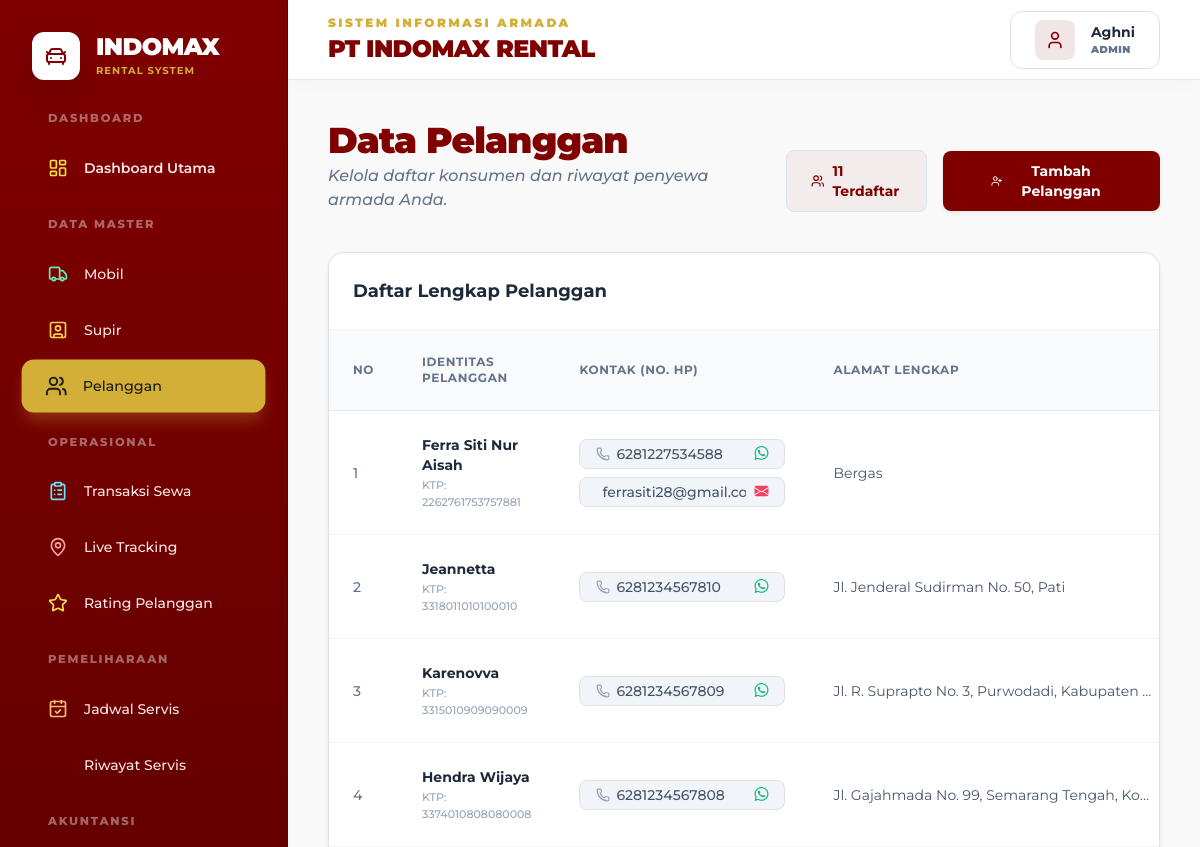
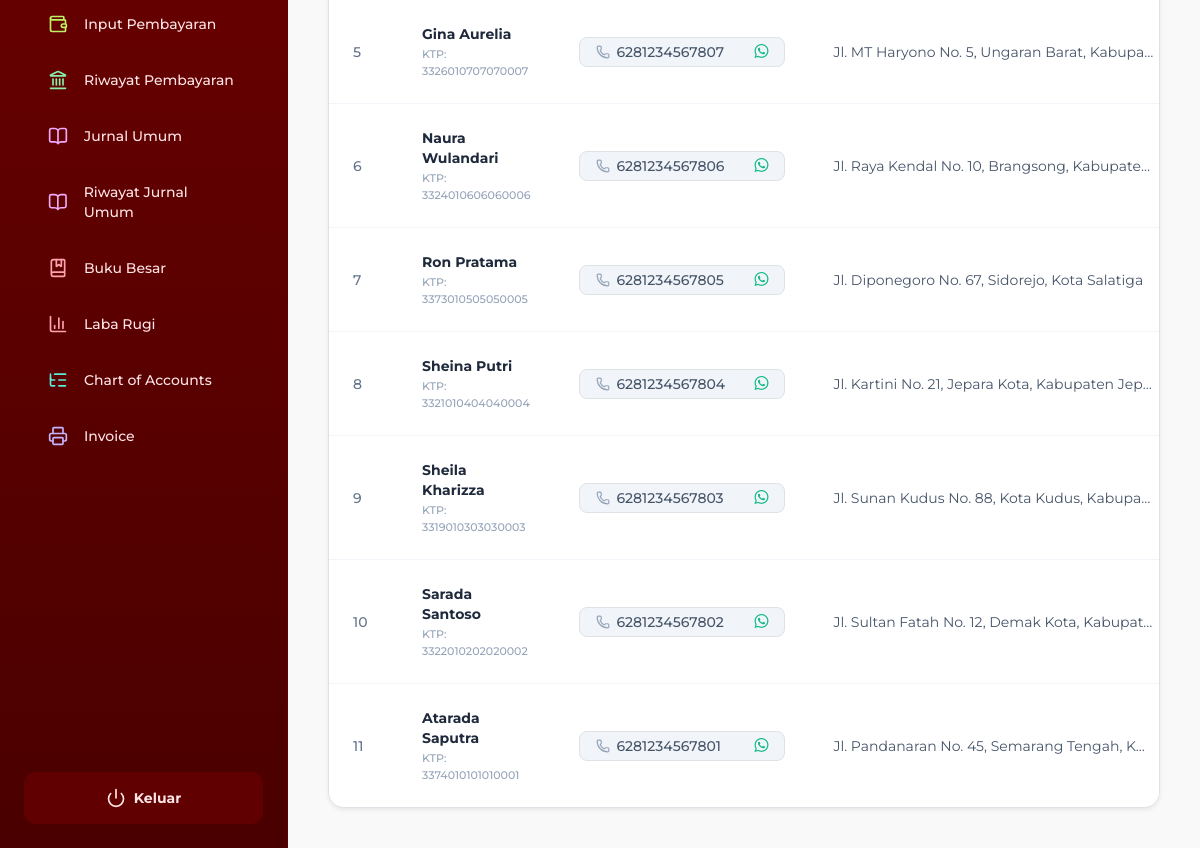
/Admin/pelanggan.php (signed in), run on an earlier commit of the app's database (2 pictures, top to bottom).
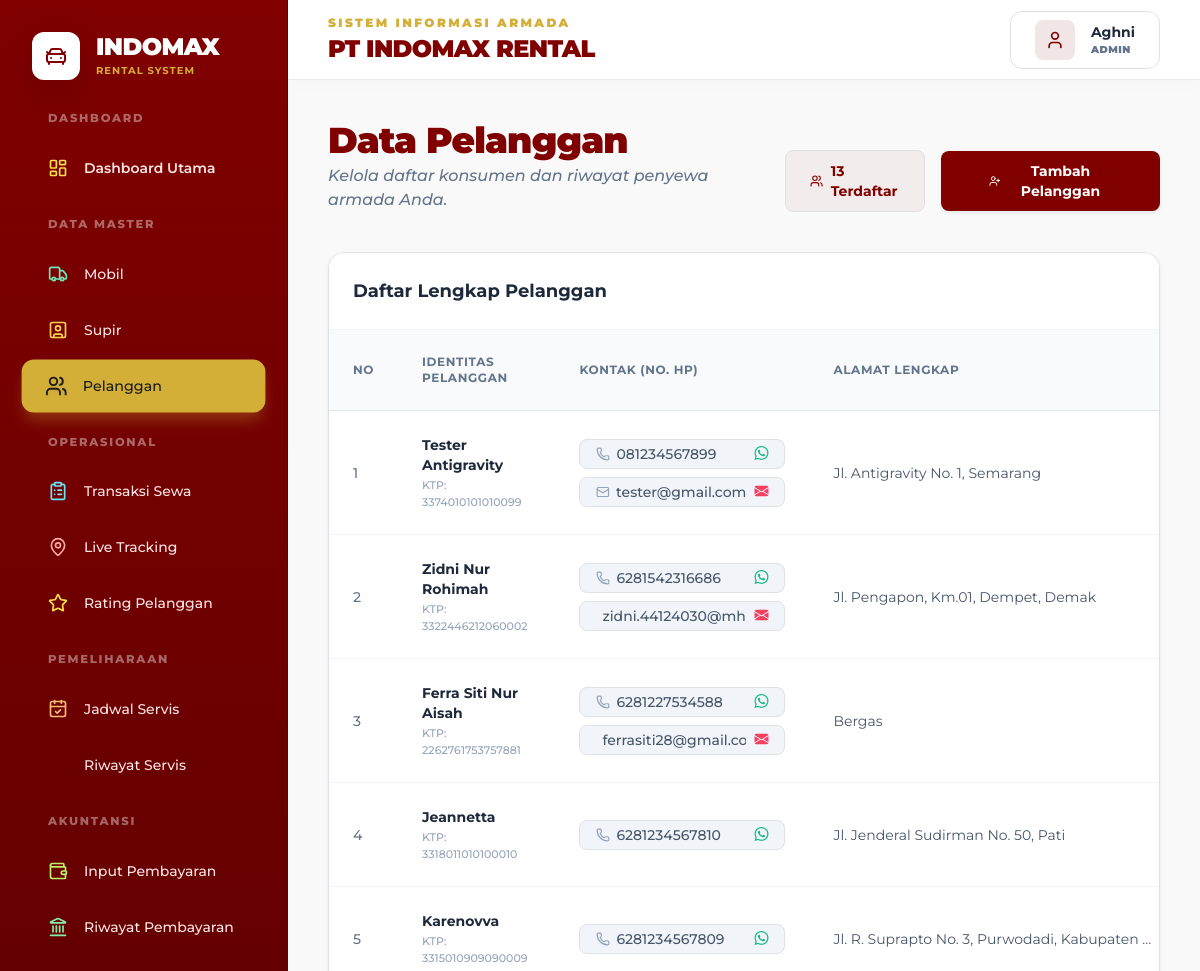
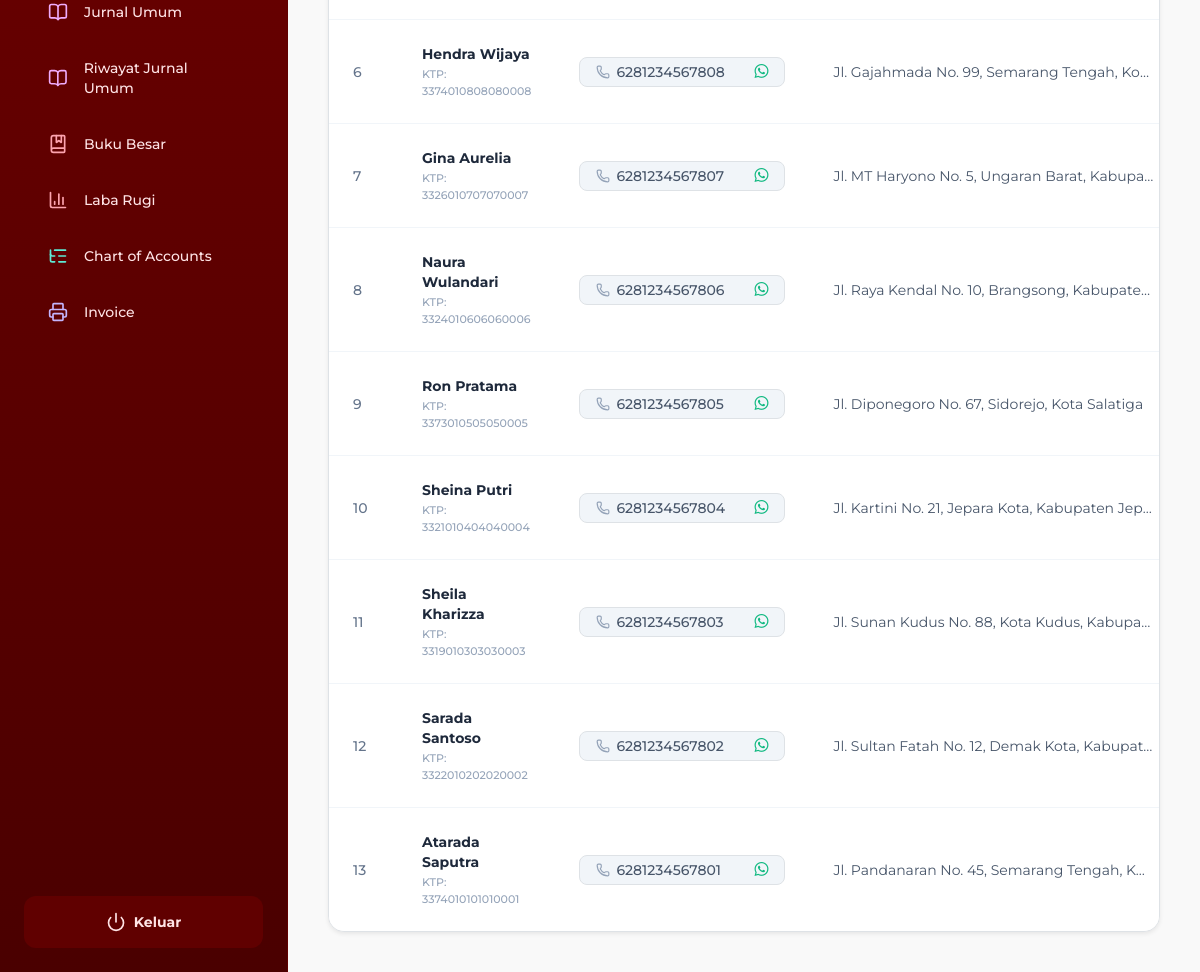
And on a later commit of the database (2 pictures, top to bottom).
### tables this page shows
CREATE TABLE `pelanggan` (
  `id_pelanggan` int(11) NOT NULL,
  `nama` varchar(100) DEFAULT NULL,
  `email` varchar(150) DEFAULT NULL,
  `username` varchar(50) NOT NULL,
  `password` varchar(255) NOT NULL,
  `alamat` text DEFAULT NULL,
  `no_telp` varchar(15) DEFAULT NULL,
  `no_ktp` varchar(20) DEFAULT NULL,
  `foto_ktp` varchar(255) DEFAULT NULL,
  `foto_sim` varchar(255) DEFAULT NULL,
  `status_verifikasi` varchar(50) DEFAULT 'belum_verifikasi'
);

### Admin/pelanggan.php (the view, shortened to what the changed rows need)
<?php
include 'navbar.php';
include 'koneksi.php';
$query_total = mysqli_query($conn, "SELECT COUNT(*) as total FROM pelanggan");
$data_total = mysqli_fetch_assoc($query_total);
$total_pelanggan = $data_total['total'] ?? 0;
?>
<div class="flex flex-col md:flex-row md:items-end justify-between gap-4 mb-8">
    <div>
        <h1 class="text-4xl font-black text-[#800000] tracking-tight">Data Pelanggan</h1>
    </div>
    <div class="flex items-center gap-3">
        <span class="bg-[#800000]/5 text-[#800000] px-4 py-2.5 rounded-[8px] text-sm font-bold border border-[#800000]/10 flex items-center gap-2">
            <i data-lucide="users" class="w-4 h-4"></i> <?php echo $total_pelanggan; ?> Terdaftar
        </span>
        <button onclick="document.getElementById('modalTambah').classList.remove('hidden')" class="bg-[#800000] text-white px-5 py-2.5 rounded-[8px] font-bold text-sm shadow-sm hover:bg-[#600000] transition-all flex items-center gap-2 cursor-pointer border-none">
            <i data-lucide="user-plus" class="w-4 h-4"></i> Tambah Pelanggan
        </button>
    </div>
</div>
<div class="bg-white rounded-2xl overflow-hidden border border-slate-200 shadow-sm mb-10 hover-lift">
    <div class="overflow-x-auto">
        <table class="w-full text-left border-collapse">
            <thead>
                <tr class="bg-slate-50 border-b border-slate-200">
                    <th class="py-4 px-6 text-xs font-bold text-slate-500 uppercase tracking-wider w-16">No</th>
                    <th class="py-4 px-6 text-xs font-bold text-slate-500 uppercase tracking-wider">Identitas Pelanggan</th>
                    <th class="py-4 px-6 text-xs font-bold text-slate-500 uppercase tracking-wider">Kontak (No. HP)</th>
                    <th class="py-4 px-6 text-xs font-bold text-slate-500 uppercase tracking-wider">Alamat Lengkap</th>
                </tr>
            </thead>
            <tbody class="divide-y divide-slate-100 bg-white">
                <?php
                $sql_pelanggan = "SELECT * FROM pelanggan ORDER BY id_pelanggan DESC";
                $query = mysqli_query($conn, $sql_pelanggan);
                $no = 1;
                if (mysqli_num_rows($query) > 0) {
                    while($row = mysqli_fetch_array($query)) {
                ?>
                <tr class="hover:bg-slate-50 transition-colors group">
                    <td class="py-4 px-6 text-sm font-medium text-slate-500"><?php echo $no++; ?></td>
                    <td class="py-4 px-6">
                        <p class="text-sm font-bold text-slate-800"><?php echo htmlspecialchars($row['nama']); ?></p>
                        <p class="text-[11px] font-medium text-slate-400 mt-0.5">KTP: <?php echo htmlspecialchars($row['no_ktp'] ?? '-'); ?></p>
                    </td>
                    <td class="py-4 px-6">
                        <div class="flex flex-col gap-2">
                            <span class="inline-flex items-center justify-between text-sm font-medium text-slate-600 bg-slate-100 px-3 py-1 rounded-lg border border-slate-200 group/wa">
                                <span class="flex items-center gap-1.5"><i data-lucide="phone" class="w-3.5 h-3.5 text-slate-400"></i> <?php echo htmlspecialchars($row['no_telp']); ?></span>
                                <a href="https://wa.me/<?php echo preg_replace('/[^0-9]/', '', $row['no_telp']); ?>" target="_blank" class="text-emerald-500 hover:text-emerald-600 ml-2" title="Chat WhatsApp">
                                    <i class="bi bi-whatsapp"></i>
                                </a>
                            </span>
                            <?php if(!empty($row['email'])): ?>
                            <span class="inline-flex items-center justify-between text-sm font-medium text-slate-600 bg-slate-100 px-3 py-1 rounded-lg border border-slate-200 group/mail">
                                <span class="flex items-center gap-1.5 truncate max-w-[150px]" title="<?= htmlspecialchars($row['email']) ?>"><i data-lucide="mail" class="w-3.5 h-3.5 text-slate-400"></i> <?= htmlspecialchars($row['email']) ?></span>
                                <a href="mailto:<?= htmlspecialchars($row['email']) ?>" class="text-rose-500 hover:text-rose-600 ml-2" title="Kirim Email">
                                    <i class="bi bi-envelope-fill"></i>
                                </a>
                            </span>
                            <?php endif; ?>
                        </div>
                    </td>
                    <td class="py-4 px-6">
                        <p class="text-sm text-slate-600 truncate max-w-xs" title="<?php echo htmlspecialchars($row['alamat']); ?>">
                            <?php echo htmlspecialchars($row['alamat']); ?>
                        </p>
                    </td>
                </tr>
                <?php
                    }
                } else {
                    echo '<tr><td colspan="5" class="py-10 text-center text-slate-500 font-medium">Belum ada data pelanggan yang terdaftar.</td></tr>';
                }
                ?>
            </tbody>
        </table>
    </div>
</div>
</div>
    </main>
</div>
</body>
</html>

What changed in the data, as far as the page shows it:
added pelanggan: nama "Tester Antigravity", no_ktp "3374010101010099", no_telp "081234567899", email "tester@gmail.com", alamat "Jl. Antigravity No. 1, Semarang"
added pelanggan: nama "Zidni Nur Rohimah", no_ktp "3322446212060002", no_telp "6281542316686", email "zidni.44124030@m…", alamat "Jl. Pengapon, Km.01, Dempet, Demak"
Also different on the page:
$total_pelanggan: "11" → "13"
